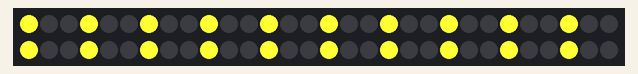
The sketch below on a simulated Arduino Uno, built with avr-gcc and run on an emulated ATmega328P. On the bench: 60 RGB LEDs in strip order, left to right, continuing on the next row. Dim RGB values are drawn brighter than linear.

Above: at 0.01 s.
At 4.99 s:
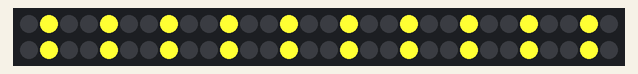
At 9.97 s:
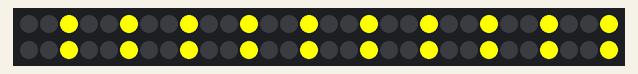
At 16.0 s:
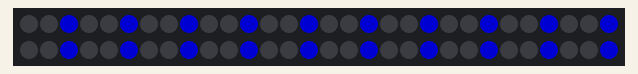
At 20.03 s:
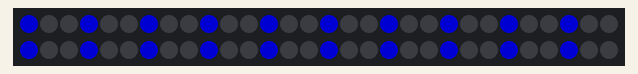
At 39.95 s:
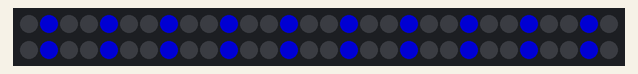

The sketch:

triangle.ino
```cpp
#include <Adafruit_NeoPixel.h>
#ifdef __AVR__
  #include <avr/power.h>
#endif
#define PIN 1
Adafruit_NeoPixel strip = Adafruit_NeoPixel(60, PIN, NEO_GRB + NEO_KHZ800);
void setup() {
  strip.begin();
  strip.show(); // Initialize all pixels to 'off'
}
void loop() {
//  theaterChase(strip.Color(255, 255, 204), 50); // yellow1
//  theaterChase(strip.Color(255, 255, 153), 50); // yellow2
//  theaterChase(strip.Color(255, 255, 102), 50); // yellow3
  theaterChase(strip.Color(255, 255, 51), 50); // yellow4
  theaterChase(strip.Color(255, 255, 0), 50); // yellow5
  theaterChase(strip.Color(0, 0, 127), 50); // Blue
}
//Theatre-style crawling lights.
void theaterChase(uint32_t c, uint8_t wait) {
  for (int j=0; j<50; j++) {  //do 50 cycles of chasing
    for (int q=0; q < 3; q++) {
      for (uint16_t i=0; i < strip.numPixels(); i=i+3) {
        strip.setPixelColor(i+q, c);    //turn every third pixel on
      }
      strip.show();

      delay(wait);

      for (uint16_t i=0; i < strip.numPixels(); i=i+3) {
        strip.setPixelColor(i+q, 0);        //turn every third pixel off
      }
    }
  }
}

//
//                              @B@B@
//                              @@B@B
//                              @B@B@
//                              B@B@@
//                              @@@B@
//                              B@B@B
//                              @@@@@
//                              B@B@@
//                              @B@B@
//                              B@@@B
//                              @@@B@
//                              B@@@B
//                              @B@B@
//                              B@B@B
//                              @@@B@
//                            B@B@B@B@B,
//                            MqJ7i7YPM.
//
//                               7@:
//                              r@B@:
//                             r@@@B@:
//                            ;@B@B@B@:
//                           r@B@B@B@@@:
//                          ;@@@B@B@B@B@:
//                         i@B@@@B@B@B@B@:
//                        i@B@B@B@B@B@@@B@:
//                       i@B@B@B@@@B@B@B@B@:
//                      i@B@B@B@B@B@B@@@B@B@:
//                     i@B@B@B@u. , .u@B@@@B@:
//                    i@B@B@Br   .@    7@@B@@@:
//                   i@B@B@u     u@.     0@B@B@:
//                  i@@@B@       XB:      .@B@B@:
//                 :@B@B@M       F@:       B@B@@@,
//                :@B@B@B@Bv     LB      5B@B@B@B@,
//               :@B@B@B@B@@@:    @    :@B@B@B@B@@@,
//              :@B@B@B@B@@@@@Bv     v@@B@B@B@B@B@B@,
//             :@B@@@B@B@B@B@B@B@B@B@@@B@B@@@B@B@B@B@,
//            :@B@B@B@B@B@Br7@@@@@B@B@BB:5B@@@B@B@B@B@,
//           :@B@B@B@B@B@B@    j@B@BBr   J@B@@@B@B@B@B@,
//          :@B@B@B@B@B@B@B:      r      S@@B@@@B@B@B@B@,
//         ,@B@B@B@B@B@@@B@.    7G@Pi    U@B@B@B@B@B@@@B@.
//        ,@B@B@B@B@@@B@B@B. YB@B@B@B@B; LB@B@@@@@B@@@@@@@.
//       ,@@@@@B@@@B@B@B@B@B@B@@@@@B@@@B@@@B@@@@@B@B@B@B@B@.
//      ,@B@B@B@@@B@B@@@B@@@B@B@B@B@@@B@B@B@B@B@@@B@B@B@B@B@.
//     .@@@B@B@B@B@@@B@B@B@B@B@B@B@B@@@B@B@B@B@B@@@@@B@B@B@B@.
//    ,@B@@@B@B@@@B@@@B@B@B@B@B@B@B@@@B@@@B@@@B@@@B@B@B@B@B@B@.
//   .@B@B@B@B@B@B@B@B@B@B@B@B@B@B@B@B@@@B@B@@@B@B@B@B@B@@@B@B@.
//  ,@B@B@B@B@B@B@@@B@B@B@@@B@B@B@B@B@B@@@B@B@B@B@B@B@@@B@B@B@B@.
// :@B@@@B@B@B@B@B@B@@@B@@@B@B@B@B@B@B@B@B@B@B@B@B@B@@@B@B@@@B@@@.
//i@B@B@BBB@MBB@B@B@B@MMB@O@B@B@B@B@B@B@B@BBM@MBB@BMOM8GBMZOOMMBB@
//        .5            Yu                   B          k
//        rP            15                   @          P7
//        v0            LB    @i             B          FU
//        7G             @   MBi            U@          Uq
//        vE             v@YM @i           J@           vG
//        vG               :  Bi       MMXE2            rO
//        LN                  @v       B7               rB
//        i8                  i:       @j               :@
//        .B                           BN               ,B
//         @                           @q               iM
//         B7                          Bi          r    u5
//         iB  .v                                  78 0 B:
//          @r iL Z                               8iuqO,B
//           Mi@kO:                                ::uO7
//
// [HES WATCHING YOU] .... . ... / - .... . / -.-. -.-- .--. .... . .-. .-.-.-
// Zwf cfiwwz vppe bz hbbns upp diwh.
```
